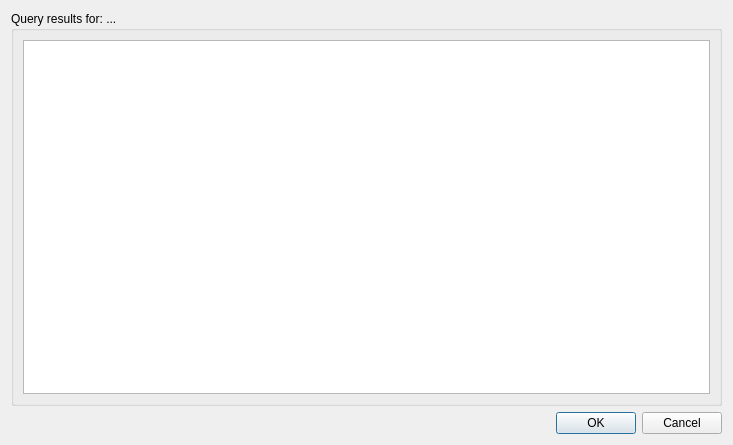
<?xml version="1.0" encoding="UTF-8"?>
<ui version="4.0">
 <class>Dialog</class>
 <widget class="QDialog" name="Dialog">
  <property name="geometry">
   <rect>
    <x>0</x>
    <y>0</y>
    <width>733</width>
    <height>445</height>
   </rect>
  </property>
  <property name="windowTitle">
   <string>Dialog</string>
  </property>
  <layout class="QVBoxLayout" name="verticalLayout">
   <item>
    <widget class="QGroupBox" name="groupBox">
     <property name="title">
      <string>Query results for: ...</string>
     </property>
     <layout class="QVBoxLayout" name="verticalLayout_2">
      <item>
       <widget class="QTableView" name="Query_data_table"/>
      </item>
     </layout>
    </widget>
   </item>
   <item>
    <widget class="QDialogButtonBox" name="buttonBox">
     <property name="orientation">
      <enum>Qt::Horizontal</enum>
     </property>
     <property name="standardButtons">
      <set>QDialogButtonBox::Cancel|QDialogButtonBox::Ok</set>
     </property>
    </widget>
   </item>
  </layout>
 </widget>
 <resources/>
 <connections>
  <connection>
   <sender>buttonBox</sender>
   <signal>accepted()</signal>
   <receiver>Dialog</receiver>
   <slot>accept()</slot>
   <hints>
    <hint type="sourcelabel">
     <x>248</x>
     <y>254</y>
    </hint>
    <hint type="destinationlabel">
     <x>157</x>
     <y>274</y>
    </hint>
   </hints>
  </connection>
  <connection>
   <sender>buttonBox</sender>
   <signal>rejected()</signal>
   <receiver>Dialog</receiver>
   <slot>reject()</slot>
   <hints>
    <hint type="sourcelabel">
     <x>316</x>
     <y>260</y>
    </hint>
    <hint type="destinationlabel">
     <x>286</x>
     <y>274</y>
    </hint>
   </hints>
  </connection>
 </connections>
</ui>
